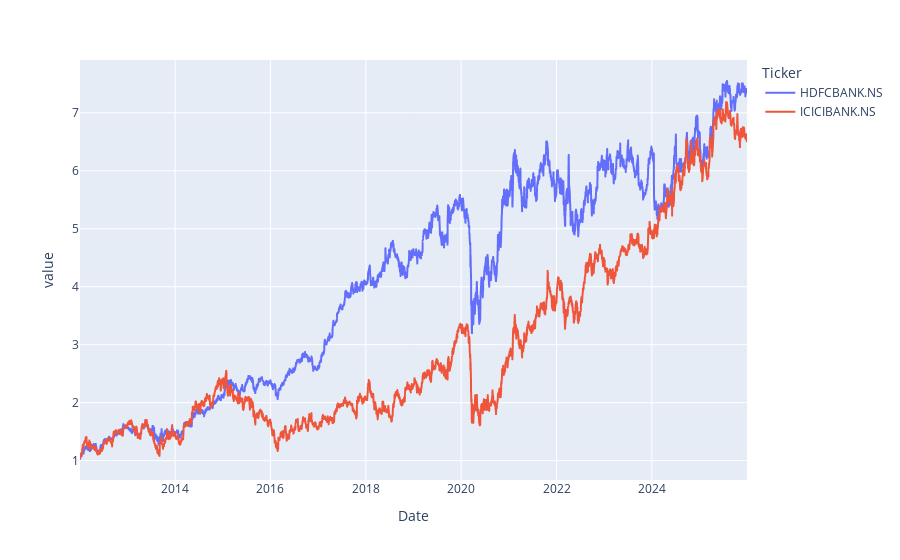

Notebook source saved alongside this figure:
### Code cell
daily_cum_returns.plot()

### Figure 1 — Plotly figure (JSON) as saved in the notebook; plotly's stock layout.template omitted (floating-point values rounded to 4 significant figures; data arrays with more than 128 entries replaced by an {"elided": "..."} marker saying what was removed)
{"data": [{"hovertemplate": "Ticker=HDFCBANK.NS<br>Date=%{x}<br>value=%{y}<extra></extra>", "legendgroup": "HDFCBANK.NS", "line": {"color": "#636efa", "dash": "solid"}, "marker": {"symbol": "circle"}, "mode": "lines", "name": "HDFCBANK.NS", "showlegend": true, "type": "scattergl", "x": {"elided": "3453 str values"}, "xaxis": "x", "y": {"elided": "3453 float values"}, "yaxis": "y"}, {"hovertemplate": "Ticker=ICICIBANK.NS<br>Date=%{x}<br>value=%{y}<extra></extra>", "legendgroup": "ICICIBANK.NS", "line": {"color": "#EF553B", "dash": "solid"}, "marker": {"symbol": "circle"}, "mode": "lines", "name": "ICICIBANK.NS", "showlegend": true, "type": "scattergl", "x": {"elided": "3453 str values"}, "xaxis": "x", "y": {"elided": "3453 float values"}, "yaxis": "y"}], "layout": {"autosize": true, "legend": {"title": {"text": "Ticker"}, "tracegroupgap": 0}, "margin": {"t": 60}, "xaxis": {"anchor": "y", "autorange": true, "domain": [0, 1], "range": ["2012-01-03", "2025-12-30"], "title": {"text": "Date"}, "type": "date"}, "yaxis": {"anchor": "x", "autorange": true, "domain": [0, 1], "range": [0.6662, 7.91], "title": {"text": "value"}, "type": "linear"}}}
